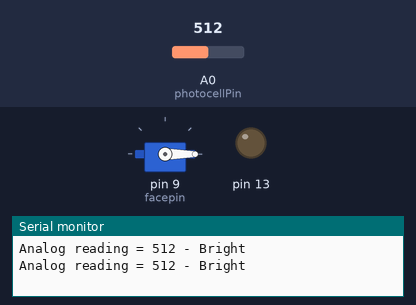
A sketch run on a simulated Arduino Uno, built with avr-gcc and run on an emulated ATmega328P. Shown: servo, output pins drawn as LEDs (lit = HIGH), the last lines printed to the serial monitor. Inputs (shaded band) come from the test bench; at power-on: A0 (photocellPin) = 512.

Above: at 1.8 s.
1.9 s: A0 (photocellPin) set to 586
3.4 s: A0 (photocellPin) set to 610
At 4.5 s:
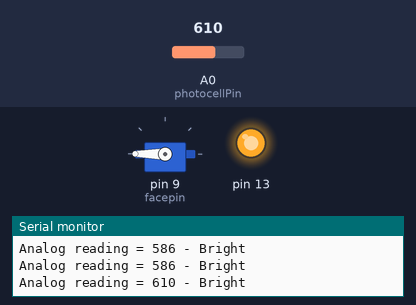
5.5 s: A0 (photocellPin) set to 590
At 7.2 s:
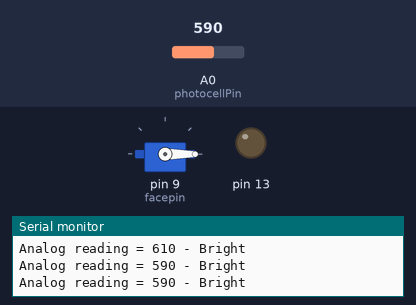
7.5 s: A0 (photocellPin) set to 716
At 8.8 s:
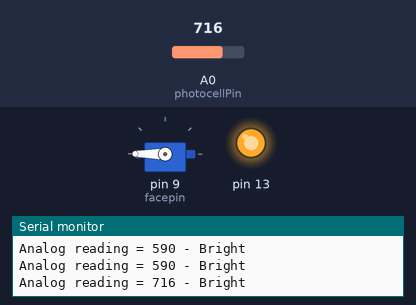
Timing chart, 0 to 10.5 s (numbered marks = the images above; inputs shaded):
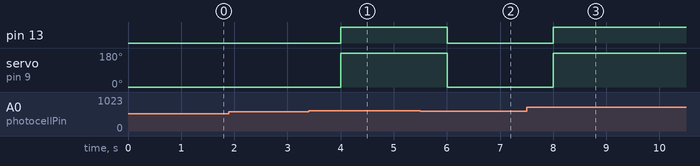

The sketch:

lightOnOffwithFace.ino
```cpp
/* Photocell simple testing sketch.

Connect one end of the photocell to 5V, the other end to Analog 0.
Then connect one end of a 10K resistor from Analog 0 to ground

For more information see http://learn.adafruit.com/photocells */

#include <Servo.h>

int photocellPin = 14;     // the cell and 10K pulldown are connected to a0
int photocellReading;     // the analog reading from the analog resistor divider
Servo face;
int facepin = 9;

void setup(void) {
  // We'll send debugging information via the Serial monitor
  Serial.begin(9600);
  pinMode(13, OUTPUT);
  face.attach(facepin);
}

void loop(void) {
  photocellReading = analogRead(photocellPin);

  Serial.print("Analog reading = ");
  Serial.print(photocellReading);     // the raw analog reading

  if (photocellReading > 600) {
    digitalWrite(13, HIGH);
    face.write(180);
  } else {
    digitalWrite(13, LOW);
    face.write(0);
  }

  // We'll have a few threshholds, qualitatively determined
  if (photocellReading < 10) {
    Serial.println(" - Dark");
  } else if (photocellReading < 200) {
    Serial.println(" - Dim");
  } else if (photocellReading < 500) {
    Serial.println(" - Light");
  } else if (photocellReading < 800) {
    Serial.println(" - Bright");
  } else {
    Serial.println(" - Very bright");
  }
  delay(1000);
}
```

Measured:
- the behaviour switches between 600 and 601 on A0 (photocellPin) (found by bisection; images 0 and 1)
- after the input at 3.4 s, pin 13: LOW → HIGH after 0.60 s; servo on pin 9 (facepin): 0° → 180° after 0.60 s
- after the input at 5.5 s, pin 13: HIGH → LOW after 0.50 s; servo on pin 9 (facepin): 180° → 0° after 0.50 s
- after the input at 7.5 s, pin 13: LOW → HIGH after 0.50 s; servo on pin 9 (facepin): 0° → 180° after 0.50 s
